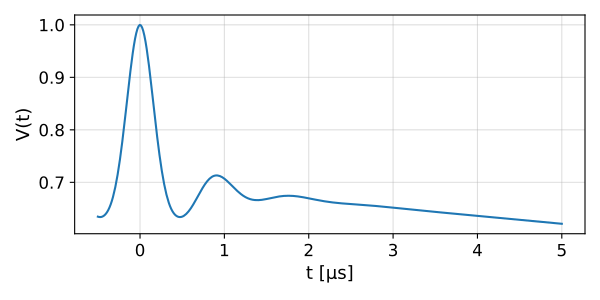

Generate this figure with Python:
import deerlab as dl
import matplotlib.pyplot as plt
import numpy as np
model = dl.ex_4pdeer
t = np.linspace(-0.5,5,400)
r = np.linspace(2,5,200)
info = dl.dd_gauss()
par0 = info['Start']
P = dl.dd_gauss(r,par0)
info = model()
par0 = info['Start']
paths = model(par0)
K = dl.dipolarkernel(t,r,paths,lambda t,lam: dl.bg_hom3d(t,80,lam))
V = K@P
plt.figure(figsize=[6,3])
plt.plot(t,V)
plt.xlabel('t [μs]',fontsize=13)
plt.ylabel('V(t)',fontsize=13)
plt.grid(alpha=0.4)
plt.tick_params(labelsize=12)
plt.tick_params(labelsize=12)
plt.tight_layout()
